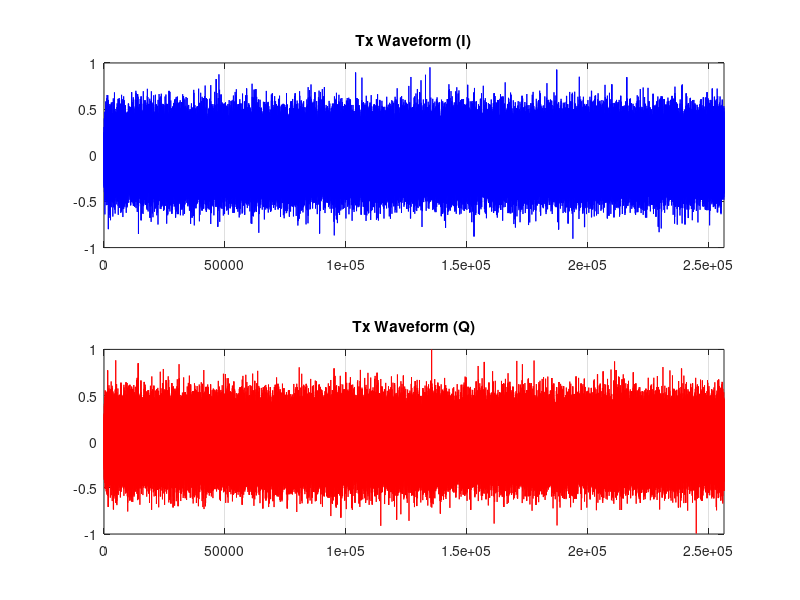
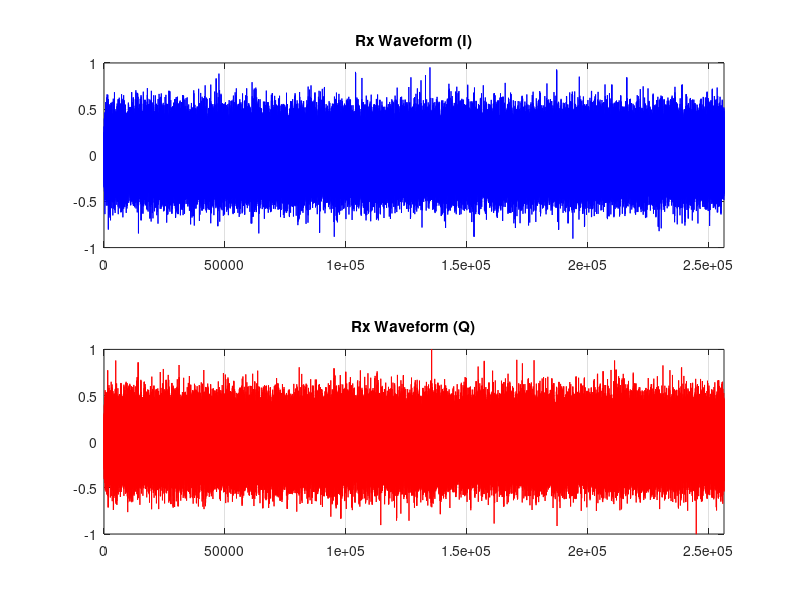
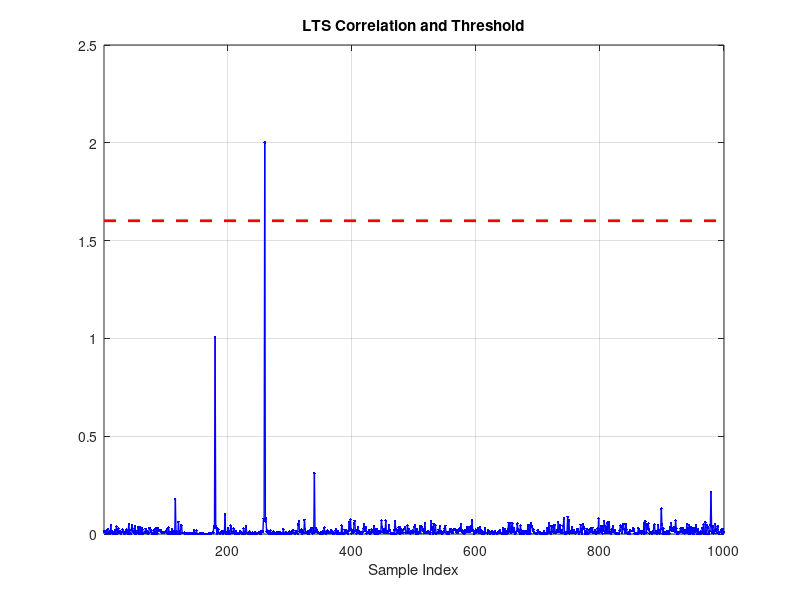
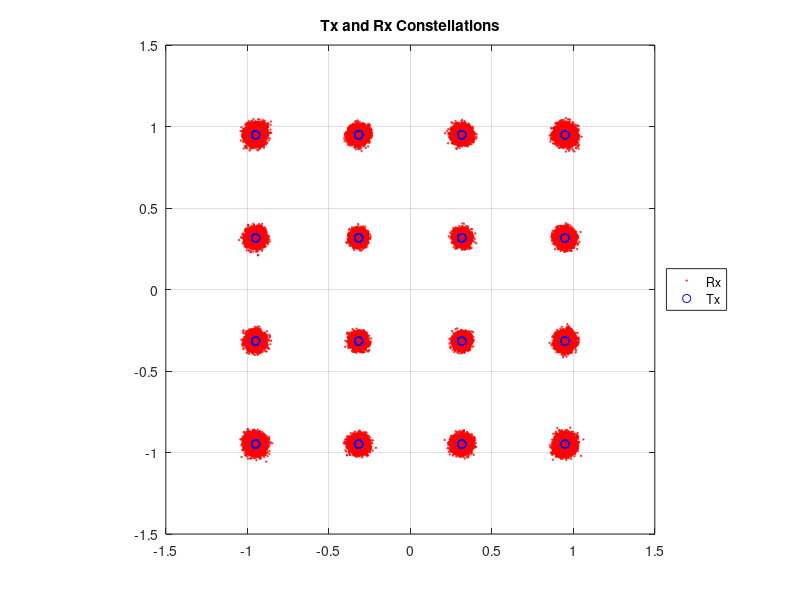

The MATLAB source for these figures, in order:
%%%%%%%%%%%%%%%%%%%%%%%%%%%%%%%%%%%%%%%%%%%%%%%%%%%%%%%%%%%%%%%%%%%%%%%%%%%
% siso_ofdm_mf_sim.m
% A sane example of Simulated OFDM sysetm
% Copyright (c) 2015 Mango Communications - All Rights Reserved
% Distributed under the WARP License (http://warpproject.org/license)
% Author: C. Nicolas Barati. email: nicobarti@rice.edu
%%%%%%%%%%%%%%%%%%%%%%%%%%%%%%%%%%%%%%%%%%%%%%%%%%%%%%%%%%%%%%%%%%%%%%%%%%%

clear
close all;
% Params:
WRITE_PNG_FILES         = 0;           % Enable writing plots to PNG
CHANNEL                 = 11;          % Channel to tune Tx and Rx radios
SIM_snr_db              = 30;          % simulation data SC SNR

% Waveform params
N_OFDM_SYMS             = 3200;         % Number of OFDM symbols
MOD_ORDER               = 16;           % Modulation order (2/4/16/64 = BSPK/QPSK/16-QAM/64-QAM)
TX_SCALE                = 1.0;          % Scale for Tx waveform ([0:1])

% OFDM params
SC_IND_PILOTS           = [8 22 44 58];                           % Pilot subcarrier indices
SC_IND_DATA             = [2:7 9:21 23:27 39:43 45:57 59:64];     % Data subcarrier indices
N_SC                    = 64;                                     % Number of subcarriers
CP_LEN                  = 16;                                     % Cyclic prefix length
N_DATA_SYMS             = N_OFDM_SYMS * length(SC_IND_DATA);      % Number of data symbols (one per data-bearing subcarrier per OFDM symbol)
N_LTS                   = 2;

% Rx processing params
FFT_OFFSET                    = 16;          % Number of CP samples to use in FFT (on average)
LTS_CORR_THRESH               = 0.8;         % Normalized threshold for LTS correlation
DO_APPLY_CFO_CORRECTION       = 0;           % Enable CFO estimation/correction
DO_APPLY_SFO_CORRECTION       = 0;           % Enable SFO estimation/correction
DO_APPLY_PHASE_ERR_CORRECTION = 0;           % Enable Residual CFO estimation/correction

% WARPLab experiment params
USE_AGC                 = true;        % Use the AGC if running on WARP hardware
MAX_TX_LEN              = 2^20;        % Maximum number of samples to use for this experiment
TRIGGER_OFFSET_TOL_NS   = 3000;        % Trigger time offset toleration between Tx and Rx that can be accomodated


% Use sane defaults for hardware-dependent params in sim-only version
maximum_buffer_len = min(MAX_TX_LEN, 2^20);
SAMP_FREQ           = 40e6;
example_mode_string = 'sim';


%% Define a half-band 2x interpolation filter response
% Define the preamble
% LTS for CFO and channel estimation
lts_f = [0 1 -1 -1 1 1 -1 1 -1 1 -1 -1 -1 -1 -1 1 1 -1 -1 1 -1 1 -1 1 1 1 1 0 0 0 0 0 0 0 0 0 0 0 1 1 -1 -1 1 1 -1 1 -1 1 1 1 1 1 1 -1 -1 1 1 -1 1 -1 1 1 1 1];


%% Generate a payload of random integers
tx_data = randi(MOD_ORDER, 1, N_DATA_SYMS) - 1;

% Functions for data -> complex symbol mapping (like qammod, avoids comm toolbox requirement)
% These anonymous functions implement the modulation mapping from IEEE 802.11-2012 Section 18.3.5.8
modvec_bpsk   =  (1/sqrt(2))  .* [-1 1];
modvec_16qam  =  (1/sqrt(10)) .* [-3 -1 +3 +1];
modvec_64qam  =  (1/sqrt(43)) .* [-7 -5 -1 -3 +7 +5 +1 +3];

mod_fcn_bpsk  = @(x) complex(modvec_bpsk(1+x),0);
mod_fcn_qpsk  = @(x) complex(modvec_bpsk(1+bitshift(x, -1)), modvec_bpsk(1+mod(x, 2)));
mod_fcn_16qam = @(x) complex(modvec_16qam(1+bitshift(x, -2)), modvec_16qam(1+mod(x,4)));
mod_fcn_64qam = @(x) complex(modvec_64qam(1+bitshift(x, -3)), modvec_64qam(1+mod(x,8)));

% Map the data values on to complex symbols
switch MOD_ORDER
    case 2         % BPSK
        tx_syms = arrayfun(mod_fcn_bpsk, tx_data);
    case 4         % QPSK
        tx_syms = arrayfun(mod_fcn_qpsk, tx_data);
    case 16        % 16-QAM
        tx_syms = arrayfun(mod_fcn_16qam, tx_data);
    case 64        % 64-QAM
        tx_syms = arrayfun(mod_fcn_64qam, tx_data);
    otherwise
        fprintf('Invalid MOD_ORDER (%d)!  Must be in [2, 4, 16, 64]\n', MOD_ORDER);
        return;
end

% Reshape the symbol vector to a matrix with one column per OFDM symbol
tx_syms_mat = reshape(tx_syms, length(SC_IND_DATA), N_OFDM_SYMS);

% Define the pilot tone values as BPSK symbols
pilots = [1 1 -1 1].';

% Repeat the pilots across all OFDM symbols
pilots_mat = repmat(pilots, 1, N_OFDM_SYMS);

%% IFFT

% Construct the IFFT input matrix
ifft_in_mat_pl = zeros(N_SC, N_OFDM_SYMS);

% Insert the data and pilot values; other subcarriers will remain at 0
ifft_in_mat_pl(SC_IND_DATA, :)   = tx_syms_mat;
ifft_in_mat_pl(SC_IND_PILOTS, :) = pilots_mat;

ifft_in_mat = [lts_f.' lts_f.' ifft_in_mat_pl];
%Perform the IFFT
tx_payload_mat = ifft(ifft_in_mat, N_SC, 1);

% Insert the cyclic prefix
if(CP_LEN > 0)
    tx_cp = tx_payload_mat((end-CP_LEN+1 : end), :);
    tx_payload_mat = [tx_cp; tx_payload_mat];
end
lts_t = tx_payload_mat(:,1:N_LTS);
lts_t = lts_t(:);
% Reshape to a vector
tx_payload_vec = reshape(tx_payload_mat, 1, numel(tx_payload_mat));

% Construct the full time-domain OFDM waveform
tx_vec = tx_payload_vec;

%Calculate the noise variance 
SIM_snr =10^(0.1* SIM_snr_db);
tx_vec_pow_avg = mean( abs(TX_SCALE .* tx_vec ./ max(abs(tx_vec))).^2);    % Average power on each SC
sim_N0 = tx_vec_pow_avg / SIM_snr;

% Pad with zeros for transmission
tx_vec_padded = [zeros(1,100) tx_vec];

%% Interpolate
% Zero pad then filter (same as interp or upfirdn without signal processing toolbox)

tx_vec_air = tx_vec_padded;

% Scale the Tx vector to +/- 1
tx_vec_air = TX_SCALE .* tx_vec_air ./ max(abs(tx_vec_air));

TX_NUM_SAMPS = length(tx_vec_air);

% AWGN:
rx_vec_air = tx_vec_air;
rx_vec_air = rx_vec_air + sqrt(sim_N0/2)*(randn(size(rx_vec_air)) + 1i*randn(size(rx_vec_air)));

%% Correlate for LTS through a normalized matched-filter:
a = 1;
unos = ones(size(lts_t))';
v0 = filter(fliplr(lts_t'),a, rx_vec_air);
v1 = filter(unos,a,abs(rx_vec_air).^2);
m_filt = (abs(v0).^2)./v1;
[rho_max, ipos] = max(m_filt);
pkt_strt = ipos - N_LTS*(N_SC + CP_LEN)+1;

lts_peaks = find(m_filt(1:800) > LTS_CORR_THRESH*rho_max);

% Rx signal
figure; clf;
subplot(2,1,1);
plot(real(rx_vec_air), 'b');
axis([0 length(rx_vec_air) -TX_SCALE TX_SCALE])
grid on;
title('Rx Waveform (I)');

subplot(2,1,2);
plot(imag(rx_vec_air), 'r');
axis([0 length(rx_vec_air) -TX_SCALE TX_SCALE])
grid on;
title('Rx Waveform (Q)');
% Stop if no valid correlation peak was found
if(isempty(lts_peaks))
    fprintf('No LTS Correlation Peaks Found!\n');
end

%% Rx payload processing

% Extract the payload samples (integral number of OFDM symbols following preamble)
payload_vec = rx_vec_air(pkt_strt : pkt_strt+(N_OFDM_SYMS + N_LTS) *(N_SC+CP_LEN)-1);
payload_mat = reshape(payload_vec, (N_SC+CP_LEN), N_LTS + N_OFDM_SYMS);

% Remove the cyclic prefix, keeping FFT_OFFSET samples of CP (on average)
payload_mat_noCP = payload_mat(CP_LEN-FFT_OFFSET+[1:N_SC], :);


% Take the FFT
syms_f_mat_sc = fft(payload_mat_noCP, N_SC, 1);
syms_f_mat = syms_f_mat_sc(SC_IND_DATA,:);

rx_lts1_f = syms_f_mat(:,1);
rx_lts2_f = syms_f_mat(:,2);

rx_H_est0 = [rx_lts1_f rx_lts2_f]./repmat(lts_f(SC_IND_DATA).', 1, N_LTS);
rx_H_est = mean(rx_H_est0,2);

% Equalize (zero-forcing, just divide by complex chan estimates)
syms_eq_mat = syms_f_mat(:,N_LTS + 1:end) ./ repmat(rx_H_est, 1, N_OFDM_SYMS);
% Apply the pilot phase correction per symbol

payload_syms_mat =syms_eq_mat;

%% Demodulate
rx_syms = reshape(payload_syms_mat, 1, N_DATA_SYMS);

demod_fcn_bpsk = @(x) double(real(x)>0);
demod_fcn_qpsk = @(x) double(2*(real(x)>0) + 1*(imag(x)>0));
demod_fcn_16qam = @(x) (8*(real(x)>0)) + (4*(abs(real(x))<0.6325)) + (2*(imag(x)>0)) + (1*(abs(imag(x))<0.6325));
demod_fcn_64qam = @(x) (32*(real(x)>0)) + (16*(abs(real(x))<0.6172)) + (8*((abs(real(x))<(0.9258))&&((abs(real(x))>(0.3086))))) + (4*(imag(x)>0)) + (2*(abs(imag(x))<0.6172)) + (1*((abs(imag(x))<(0.9258))&&((abs(imag(x))>(0.3086)))));

switch(MOD_ORDER)
    case 2         % BPSK
        rx_data = arrayfun(demod_fcn_bpsk, rx_syms);
    case 4         % QPSK
        rx_data = arrayfun(demod_fcn_qpsk, rx_syms);
    case 16        % 16-QAM
        rx_data = arrayfun(demod_fcn_16qam, rx_syms);
    case 64        % 64-QAM
        rx_data = arrayfun(demod_fcn_64qam, rx_syms);
end

%% Plot Results
cf = 0;

% Tx signal
cf = cf + 1;
figure(cf); clf;

subplot(2,1,1);
plot(real(tx_vec_air), 'b');
axis([0 length(tx_vec_air) -TX_SCALE TX_SCALE])
grid on;
title('Tx Waveform (I)');

subplot(2,1,2);
plot(imag(tx_vec_air), 'r');
axis([0 length(tx_vec_air) -TX_SCALE TX_SCALE])
grid on;
title('Tx Waveform (Q)');

if(WRITE_PNG_FILES)
    print(gcf,sprintf('wl_ofdm_plots_%s_txIQ', example_mode_string), '-dpng', '-r96', '-painters')
end

% Rx signal
cf = cf + 1;
figure(cf); clf;
subplot(2,1,1);
plot(real(rx_vec_air), 'b');
axis([0 length(rx_vec_air) -TX_SCALE TX_SCALE])
grid on;
title('Rx Waveform (I)');

subplot(2,1,2);
plot(imag(rx_vec_air), 'r');
axis([0 length(rx_vec_air) -TX_SCALE TX_SCALE])
grid on;
title('Rx Waveform (Q)');

if(WRITE_PNG_FILES)
    print(gcf,sprintf('wl_ofdm_plots_%s_rxIQ', example_mode_string), '-dpng', '-r96', '-painters')
end

% Rx LTS correlation
cf = cf + 1;
figure(cf); clf;
lts_to_plot = m_filt(1:1000);
plot(lts_to_plot, '.-b', 'LineWidth', 1);
hold on;
grid on;
line([1 length(lts_to_plot)], LTS_CORR_THRESH*max(lts_to_plot)*[1 1], 'LineStyle', '--', 'Color', 'r', 'LineWidth', 2);
title('LTS Correlation and Threshold')
xlabel('Sample Index')
myAxis = axis();
axis([1, 1000, myAxis(3), myAxis(4)])

if(WRITE_PNG_FILES)
    print(gcf,sprintf('wl_ofdm_plots_%s_ltsCorr', example_mode_string), '-dpng', '-r96', '-painters')
end


%% Symbol constellation
cf = cf + 1;
figure(cf); clf;

plot(payload_syms_mat(:),'ro','MarkerSize',1);
axis square; axis(1.5*[-1 1 -1 1]);
grid on;
hold on;

plot(tx_syms_mat(:),'bo');
title('Tx and Rx Constellations')
legend('Rx','Tx','Location','EastOutside');

if(WRITE_PNG_FILES)
    print(gcf,sprintf('wl_ofdm_plots_%s_constellations', example_mode_string), '-dpng', '-r96', '-painters')
end


% EVM & SNR
cf = cf + 1;
figure(cf); clf;

evm_mat = abs(payload_syms_mat - tx_syms_mat).^2;
aevms = mean(evm_mat(:));
snr = 10*log10(1./aevms);

subplot(2,1,1)
plot(100*evm_mat(:),'o','MarkerSize',1)
axis tight
hold on
plot([1 length(evm_mat(:))], 100*[aevms, aevms],'r','LineWidth',4)
myAxis = axis;
h = text(round(.05*length(evm_mat(:))), 100*aevms+ .1*(myAxis(4)-myAxis(3)), sprintf('Effective SNR: %.1f dB', snr));
set(h,'Color',[1 0 0])
set(h,'FontWeight','bold')
set(h,'FontSize',10)
set(h,'EdgeColor',[1 0 0])
set(h,'BackgroundColor',[1 1 1])
hold off
xlabel('Data Symbol Index')
ylabel('EVM (%)');
legend('Per-Symbol EVM','Average EVM','Location','NorthWest');
title('EVM vs. Data Symbol Index')
grid on

subplot(2,1,2)
imagesc(1:N_OFDM_SYMS, (SC_IND_DATA - N_SC/2), 100*fftshift(evm_mat,1))

grid on
xlabel('OFDM Symbol Index')
ylabel('Subcarrier Index')
title('EVM vs. (Subcarrier & OFDM Symbol)')
h = colorbar;
set(get(h,'title'),'string','EVM (%)');
myAxis = caxis();
if (myAxis(2)-myAxis(1)) < 5
    caxis([myAxis(1), myAxis(1)+5])
end



if(WRITE_PNG_FILES)
    print(gcf,sprintf('wl_ofdm_plots_%s_evm', example_mode_string), '-dpng', '-r96', '-painters')
end

%% Calculate Rx stats

sym_errs = sum(tx_data ~= rx_data);
bit_errs = length(find(dec2bin(bitxor(tx_data, rx_data),8) == '1'));
rx_evm   = sqrt(sum((real(rx_syms) - real(tx_syms)).^2 + (imag(rx_syms) - imag(tx_syms)).^2)/(length(SC_IND_DATA) * N_OFDM_SYMS));

fprintf('\nResults:\n');
fprintf('Num Bytes:   %d\n', N_DATA_SYMS * log2(MOD_ORDER) / 8);
fprintf('Sym Errors:  %d (of %d total symbols)\n', sym_errs, N_DATA_SYMS);
fprintf('Bit Errors:  %d (of %d total bits)\n', bit_errs, N_DATA_SYMS * log2(MOD_ORDER));



